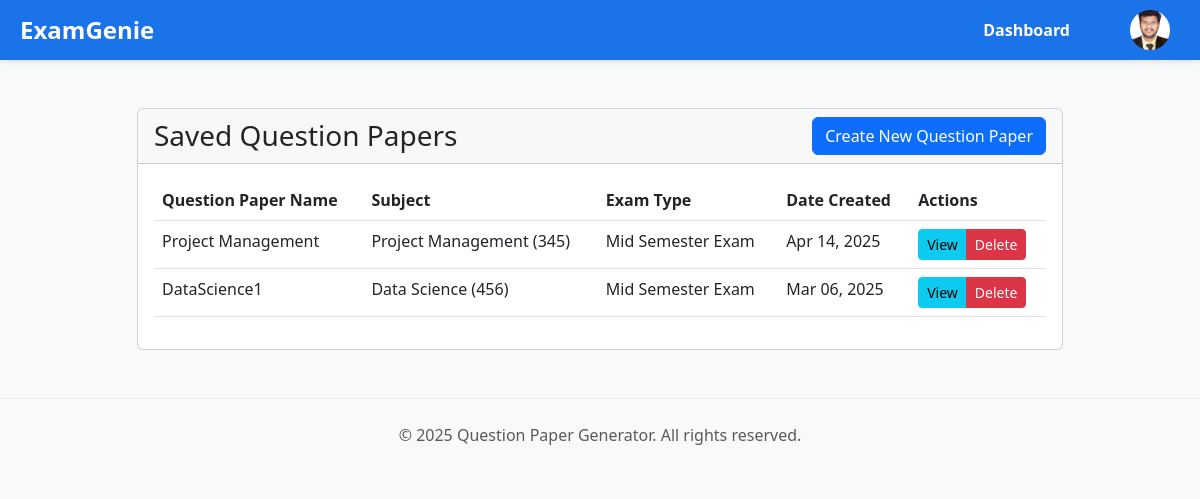
/question-papers/ (signed in), run on the app's committed database.
### main/models.py (models this page shows, shortened)
class Teacher(AbstractBaseUser, PermissionsMixin):
    email = models.EmailField(unique=True)
    first_name = models.CharField(max_length=50, null=True, blank=True)  # Allowing null
    last_name = models.CharField(max_length=50, null=True, blank=True)  # Allowing null
    profile_photo = models.ImageField(upload_to='profile_photos/', null=True, blank=True)  # Allowing null
    specialization = models.CharField(max_length=100)
    is_active = models.BooleanField(default=True)
    is_staff = models.BooleanField(default=False)
    objects = TeacherManager()
    USERNAME_FIELD = 'email'
    REQUIRED_FIELDS = []

class QuestionPaper(models.Model):
    question_paper_name = models.CharField(max_length=255)
    semester = models.IntegerField()
    subject_name = models.CharField(max_length=100)
    subject_code = models.CharField(max_length=50)
    branch = models.CharField(max_length=100)
    exam_type = models.CharField(max_length=50)
    exam_time = models.TimeField()
    exam_date = models.DateField()
    question_paper_file = models.FileField(upload_to='question_papers/')
    subject = models.ForeignKey('Subject', on_delete=models.CASCADE, related_name='question_papers', null=True, blank=True)
    created_by = models.ForeignKey('Teacher', on_delete=models.CASCADE, related_name='created_papers', null=True, blank=True)
    created_at = models.DateTimeField(auto_now_add=True)
    updated_at = models.DateTimeField(auto_now=True)
    class Meta:
        verbose_name = "Question Paper"
        verbose_name_plural = "Question Papers"

### main/views5.py (the view)
# urls.py: path('question-papers/', views5.view_question_papers, name='view_question_papers'),
@login_required
def view_question_papers(request):
    if hasattr(request.user, 'teacher'):
        question_papers = QuestionPaper.objects.filter(created_by=request.user.teacher).order_by('-created_at')
    else:
        question_papers = QuestionPaper.objects.filter(created_by=None).order_by('-created_at')
    return render(request, 'main/saved_question_papers.html', {
        'question_papers': question_papers
    })

### main/templates/main/saved_question_papers.html (shortened to what this page needs)
{% extends "main/pdf_base.html" %}
{% block content %}
<div style="background-color: #1a73e8; color: white; display: flex; justify-content: space-between; align-items: center; padding: 10px 20px; box-shadow: 0 2px 5px rgba(0,0,0,0.1); position: sticky; top: 0; z-index: 1000; width: 100%;">
    <a href="{% if user.is_authenticated %}{% url 'dashboard' %}{% else %}{% url 'login' %}{% endif %}" id="examgenie-brand" style="font-size: 24px; font-weight: bold; color: white; text-decoration: none; cursor: pointer;">
      ExamGenie
    </a>
    <a href="{% url 'dashboard' %}" class="nav-item" style="color: white; text-decoration: none; margin: 0 15px;">
      Dashboard
    </a>
    <div id="profile-container" style="position: relative; display: flex; align-items: center;">
      <div id="profile-photo" style="cursor: pointer;">
        <img src="{{ user.profile_photo.url }}" alt="Profile" class="profile-pic" style="width: 40px; height: 40px; border-radius: 50%;">
      </div>
    </div>
  </div>
<div class="container mt-5">
    <div class="row justify-content-center">
        <div class="col-md-10">
            <div class="card">
                <div class="card-header d-flex justify-content-between align-items-center">
                    <h3 class="mb-0">Saved Question Papers</h3>
                    <a href="{% url 'upload_files' %}" class="btn btn-primary">Create New Question Paper</a>
                </div>
                <div class="card-body">
                    {% if question_papers %}
                    <div class="table-responsive">
                        <table class="table table-hover">
                            <thead>
                                <tr>
                                    <th>Question Paper Name</th>
                                    <th>Subject</th>
                                    <th>Exam Type</th>
                                    <th>Date Created</th>
                                    <th>Actions</th>
                                </tr>
                            </thead>
                            <tbody>
                                {% for paper in question_papers %}
                                <tr>
                                    <td>{{ paper.question_paper_name }}</td>
                                    <td>{{ paper.subject_name }} ({{ paper.subject_code }})</td>
                                    <td>{{ paper.exam_type }}</td>
                                    <td>{{ paper.created_at|date:"M d, Y" }}</td>
                                    <td>
                                        <div class="btn-group" role="group">
                                            <a href="{{ paper.question_paper_file.url }}" class="btn btn-sm btn-info" target="_blank">View</a>
                                            <a href="{% url 'delete_question_paper' paper.id %}" class="btn btn-sm btn-danger" onclick="return confirm('Are you sure you want to delete this question paper?')">Delete</a>
                                        </div>
                                    </td>
                                </tr>
                                {% endfor %}
                            </tbody>
                        </table>
                    </div>
                    {% else %}
                    <div class="alert alert-info">
                        No question papers saved yet. Create a new question paper to get started.
                    </div>
                    {% endif %}
                </div>
            </div>
        </div>
    </div>
</div>
{% endblock %}

### data on the page
Teacher: profile_photo (picture)
QuestionPaper: question_paper_name "Project Management", subject_name "Project Management", subject_code "345", exam_type "Mid Semester Exam", created_at "Apr 14, 2025"
QuestionPaper: question_paper_name "DataScience1", subject_name "Data Science", subject_code "456", exam_type "Mid Semester Exam", created_at "Mar 06, 2025"
